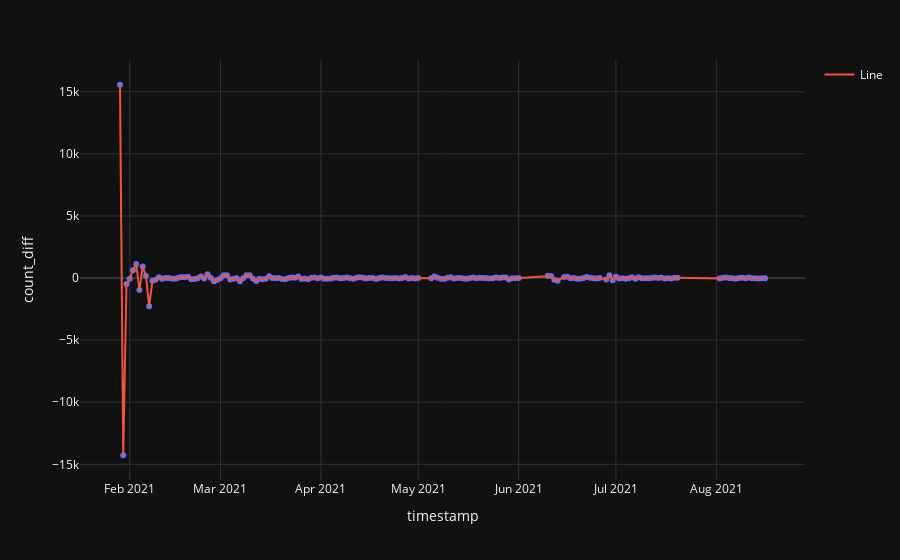

Source (notebook cell):
### Code cell
date_post_count_data['count_diff'] = date_post_count_data['title'].diff()
date_post_count_data_diff = date_post_count_data.loc[1:][['timestamp','count_diff']]

date_post_count_plot = px.scatter(date_post_count_data_diff, x = 'timestamp', y = 'count_diff')
date_post_count_plot.add_scatter(x=date_post_count_data_diff['timestamp'], y=date_post_count_data_diff['count_diff'], mode='lines', name='Line')
date_post_count_plot.update_layout(template="plotly_dark")
date_post_count_plot.show()

### Figure 1 — Plotly figure (JSON) as saved in the notebook; plotly's stock layout.template omitted (floating-point values rounded to 4 significant figures; data arrays with more than 128 entries replaced by an {"elided": "..."} marker saying what was removed)
{"data": [{"hovertemplate": "timestamp=%{x}<br>count_diff=%{y}<extra></extra>", "legendgroup": "", "marker": {"color": "#636efa", "symbol": "circle"}, "mode": "markers", "name": "", "orientation": "v", "showlegend": false, "type": "scatter", "x": {"elided": "175 str values"}, "xaxis": "x", "y": {"elided": "175 int values"}, "yaxis": "y"}, {"mode": "lines", "name": "Line", "type": "scatter", "x": {"elided": "175 str values"}, "y": {"elided": "175 int values"}}], "layout": {"legend": {"tracegroupgap": 0}, "margin": {"t": 60}, "xaxis": {"anchor": "y", "domain": [0, 1], "title": {"text": "timestamp"}}, "yaxis": {"anchor": "x", "domain": [0, 1], "title": {"text": "count_diff"}}}}
